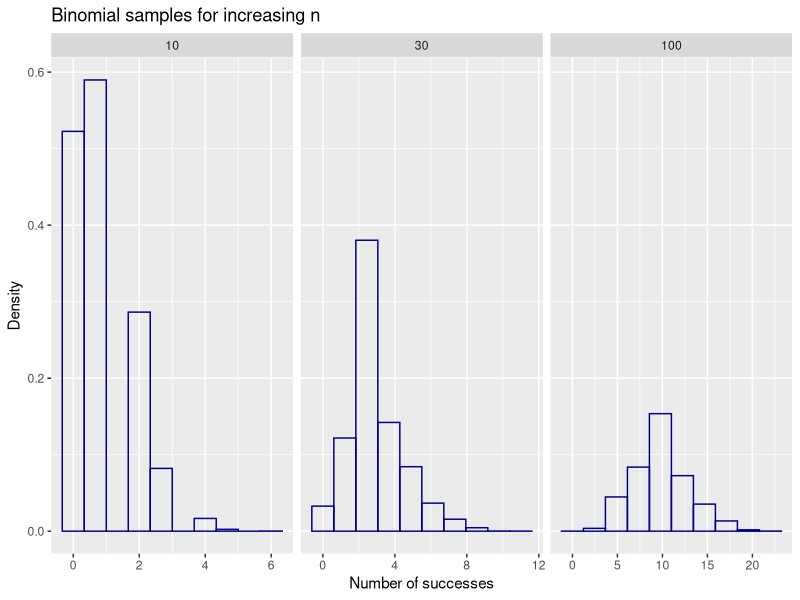
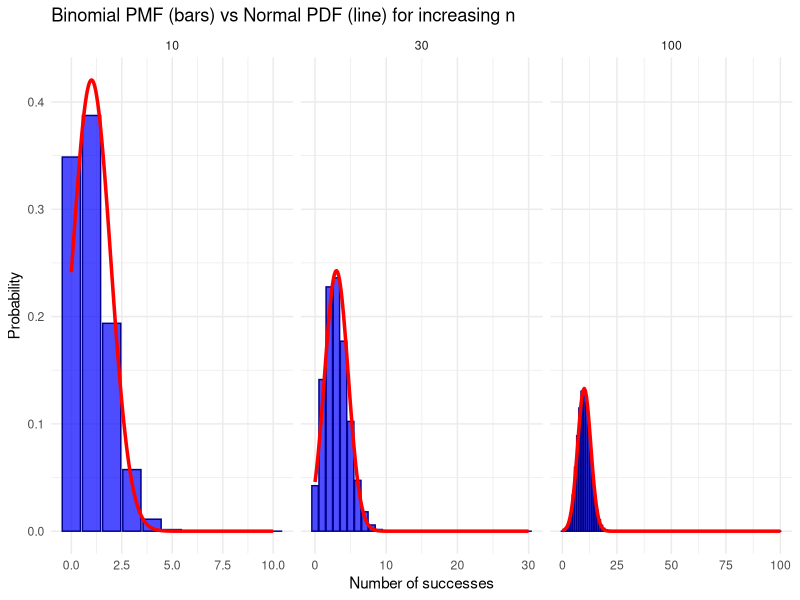

These figures' R source, in order:
# Demo: Binomial PMF approaches normal as n increases

set.seed(123)
library(ggplot2)
library(tidyr)
library(dplyr)

# 1. Sample from binomial with increasing n, plot histograms using ggplot2
n_vals <- c(10, 30, 100)
p <- 0.1
size <- 10000

samples_df <- data.frame()
for (n in n_vals) {
  temp <- data.frame(
    successes = rbinom(size, n, p),
    n = factor(n, levels = n_vals)
  )
  samples_df <- rbind(samples_df, temp)
}

ggplot(samples_df, aes(x = successes)) +
  geom_histogram(aes(y = ..density..), bins = 10, fill = NA, color = "darkblue") +
  facet_wrap(~ n, scales = "free_x") +
  labs(title = "Binomial samples for increasing n",
       x = "Number of successes", y = "Density")

# 2. Plot binomial PMF and overlay normal PDF for increasing n using ggplot2
pmf_df <- data.frame()
for (n in n_vals) {
  x <- 0:n
  # compute the binomial PMF
  pmf <- dbinom(x, n, p)
  
  # compute the mean and standard deviation of the binomial
  mu <- n * p # Mean of a binomial
  sigma <- sqrt(n * p * (1 - p)) # standard deviation of a binomial
  
  # compute the pdf of a Normal with those mean, stdev
  x_norm <- seq(min(x), max(x), length.out = 200)
  norm_pdf <- dnorm(x_norm, mean = mu, sd = sigma)
  
  # save it all in dataframes
  temp_pmf <- data.frame(
    x = x,
    prob = pmf,
    type = "Binomial PMF",
    n = factor(n, levels = n_vals),
    mu = mu,
    sigma = sigma
  )
  temp_norm <- data.frame(
    x = x_norm,
    prob = norm_pdf,
    type = "Normal PDF",
    n = factor(n, levels = n_vals),
    mu = mu,
    sigma = sigma
  )
  pmf_df <- rbind(pmf_df, temp_pmf, temp_norm)
}

# Plot them
ggplot(pmf_df, aes(x = x, y = prob, color = type, fill = type)) +
  geom_bar(
    data = subset(pmf_df, type == "Binomial PMF"),
    stat = "identity", position = "identity", alpha = 0.7, color = "darkblue", fill = "blue"
  ) +
  geom_line(
    data = subset(pmf_df, type == "Normal PDF"),
    size = 1.2, color = "red"
  ) +
  facet_wrap(~ n, scales = "free_x") +
  labs(title = "Binomial PMF (bars) vs Normal PDF (line) for increasing n",
       x = "Number of successes", y = "Probability") +
  scale_color_manual(values = c("blue", "red")) +
  scale_fill_manual(values = c("blue", "red")) +
  theme_minimal()